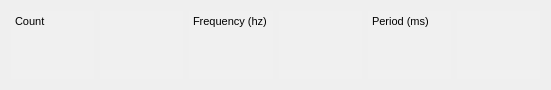
   <widget class="QWidget" name="horizontalLayoutWidget_2">
    <property name="geometry">
     <rect>
      <x>580</x>
      <y>300</y>
      <width>551</width>
      <height>31</height>
     </rect>
    </property>
    <layout class="QHBoxLayout" name="horizontalLayout_4">
     <item>
      <widget class="QTextEdit" name="textEdit_27">
       <property name="enabled">
        <bool>true</bool>
       </property>
       <property name="sizePolicy">
        <sizepolicy hsizetype="Expanding" vsizetype="Expanding">
         <horstretch>0</horstretch>
         <verstretch>0</verstretch>
        </sizepolicy>
       </property>
       <property name="autoFillBackground">
        <bool>false</bool>
       </property>
       <property name="styleSheet">
        <string notr="true">background-color: rgb(240, 240, 240);</string>
       </property>
       <property name="frameShape">
        <enum>QFrame::NoFrame</enum>
       </property>
       <property name="frameShadow">
        <enum>QFrame::Sunken</enum>
       </property>
       <property name="lineWidth">
        <number>1</number>
       </property>
       <property name="readOnly">
        <bool>true</bool>
       </property>
       <property name="html">
        <string>&lt;!DOCTYPE HTML PUBLIC &quot;-//W3C//DTD HTML 4.0//EN&quot; &quot;http://www.w3.org/TR/REC-html40/strict.dtd&quot;&gt;
&lt;html&gt;&lt;head&gt;&lt;meta name=&quot;qrichtext&quot; content=&quot;1&quot; /&gt;&lt;style type=&quot;text/css&quot;&gt;
p, li { white-space: pre-wrap; }
&lt;/style&gt;&lt;/head&gt;&lt;body style=&quot; font-family:'MS Shell Dlg 2'; font-size:8.25pt; font-weight:400; font-style:normal;&quot;&gt;
&lt;p style=&quot; margin-top:12px; margin-bottom:12px; margin-left:0px; margin-right:0px; -qt-block-indent:0; text-indent:0px;&quot;&gt;Count&lt;/p&gt;&lt;/body&gt;&lt;/html&gt;</string>
       </property>
      </widget>
     </item>
     <item>
      <widget class="QTextEdit" name="textMotorCount">
       <property name="enabled">
        <bool>true</bool>
       </property>
       <property name="sizePolicy">
        <sizepolicy hsizetype="Expanding" vsizetype="Expanding">
         <horstretch>0</horstretch>
         <verstretch>0</verstretch>
        </sizepolicy>
       </property>
       <property name="autoFillBackground">
        <bool>false</bool>
       </property>
       <property name="styleSheet">
        <string notr="true">background-color: rgb(240, 240, 240);</string>
       </property>
       <property name="frameShape">
        <enum>QFrame::NoFrame</enum>
       </property>
       <property name="frameShadow">
        <enum>QFrame::Sunken</enum>
       </property>
       <property name="lineWidth">
        <number>1</number>
       </property>
       <property name="readOnly">
        <bool>true</bool>
       </property>
       <property name="html">
        <string>&lt;!DOCTYPE HTML PUBLIC &quot;-//W3C//DTD HTML 4.0//EN&quot; &quot;http://www.w3.org/TR/REC-html40/strict.dtd&quot;&gt;
&lt;html&gt;&lt;head&gt;&lt;meta name=&quot;qrichtext&quot; content=&quot;1&quot; /&gt;&lt;style type=&quot;text/css&quot;&gt;
p, li { white-space: pre-wrap; }
&lt;/style&gt;&lt;/head&gt;&lt;body style=&quot; font-family:'MS Shell Dlg 2'; font-size:8.25pt; font-weight:400; font-style:normal;&quot;&gt;
&lt;p style=&quot;-qt-paragraph-type:empty; margin-top:12px; margin-bottom:12px; margin-left:0px; margin-right:0px; -qt-block-indent:0; text-indent:0px; font-family:'Segoe UI'; font-size:9pt;&quot;&gt;&lt;br /&gt;&lt;/p&gt;&lt;/body&gt;&lt;/html&gt;</string>
       </property>
      </widget>
     </item>
     <item>
      <widget class="QTextEdit" name="textEdit_30">
       <property name="enabled">
        <bool>true</bool>
       </property>
       <property name="sizePolicy">
        <sizepolicy hsizetype="Expanding" vsizetype="Expanding">
         <horstretch>0</horstretch>
         <verstretch>0</verstretch>
        </sizepolicy>
       </property>
       <property name="autoFillBackground">
        <bool>false</bool>
       </property>
       <property name="styleSheet">
        <string notr="true">background-color: rgb(240, 240, 240);</string>
       </property>
       <property name="frameShape">
        <enum>QFrame::NoFrame</enum>
       </property>
       <property name="frameShadow">
        <enum>QFrame::Sunken</enum>
       </property>
       <property name="lineWidth">
        <number>1</number>
       </property>
       <property name="readOnly">
        <bool>true</bool>
       </property>
       <property name="html">
        <string>&lt;!DOCTYPE HTML PUBLIC &quot;-//W3C//DTD HTML 4.0//EN&quot; &quot;http://www.w3.org/TR/REC-html40/strict.dtd&quot;&gt;
&lt;html&gt;&lt;head&gt;&lt;meta name=&quot;qrichtext&quot; content=&quot;1&quot; /&gt;&lt;style type=&quot;text/css&quot;&gt;
p, li { white-space: pre-wrap; }
&lt;/style&gt;&lt;/head&gt;&lt;body style=&quot; font-family:'MS Shell Dlg 2'; font-size:8.25pt; font-weight:400; font-style:normal;&quot;&gt;
&lt;p style=&quot; margin-top:12px; margin-bottom:12px; margin-left:0px; margin-right:0px; -qt-block-indent:0; text-indent:0px;&quot;&gt;&lt;span style=&quot; font-family:'Segoe UI'; font-size:8pt;&quot;&gt;Frequency (hz)&lt;/span&gt;&lt;/p&gt;&lt;/body&gt;&lt;/html&gt;</string>
       </property>
      </widget>
     </item>
     <item>
      <widget class="QTextEdit" name="textMotorFrequency">
       <property name="enabled">
        <bool>true</bool>
       </property>
       <property name="sizePolicy">
        <sizepolicy hsizetype="Expanding" vsizetype="Expanding">
         <horstretch>0</horstretch>
         <verstretch>0</verstretch>
        </sizepolicy>
       </property>
       <property name="autoFillBackground">
        <bool>false</bool>
       </property>
       <property name="styleSheet">
        <string notr="true">background-color: rgb(240, 240, 240);</string>
       </property>
       <property name="frameShape">
        <enum>QFrame::NoFrame</enum>
       </property>
       <property name="frameShadow">
        <enum>QFrame::Sunken</enum>
       </property>
       <property name="lineWidth">
        <number>1</number>
       </property>
       <property name="readOnly">
        <bool>true</bool>
       </property>
       <property name="html">
        <string>&lt;!DOCTYPE HTML PUBLIC &quot;-//W3C//DTD HTML 4.0//EN&quot; &quot;http://www.w3.org/TR/REC-html40/strict.dtd&quot;&gt;
&lt;html&gt;&lt;head&gt;&lt;meta name=&quot;qrichtext&quot; content=&quot;1&quot; /&gt;&lt;style type=&quot;text/css&quot;&gt;
p, li { white-space: pre-wrap; }
&lt;/style&gt;&lt;/head&gt;&lt;body style=&quot; font-family:'MS Shell Dlg 2'; font-size:8.25pt; font-weight:400; font-style:normal;&quot;&gt;
&lt;p style=&quot;-qt-paragraph-type:empty; margin-top:12px; margin-bottom:12px; margin-left:0px; margin-right:0px; -qt-block-indent:0; text-indent:0px; font-family:'Segoe UI'; font-size:9pt;&quot;&gt;&lt;br /&gt;&lt;/p&gt;&lt;/body&gt;&lt;/html&gt;</string>
       </property>
      </widget>
     </item>
     <item>
      <widget class="QTextEdit" name="textEdit_32">
       <property name="enabled">
        <bool>true</bool>
       </property>
       <property name="sizePolicy">
        <sizepolicy hsizetype="Expanding" vsizetype="Expanding">
         <horstretch>0</horstretch>
         <verstretch>0</verstretch>
        </sizepolicy>
       </property>
       <property name="autoFillBackground">
        <bool>false</bool>
       </property>
       <property name="styleSheet">
        <string notr="true">background-color: rgb(240, 240, 240);</string>
       </property>
       <property name="frameShape">
        <enum>QFrame::NoFrame</enum>
       </property>
       <property name="frameShadow">
        <enum>QFrame::Sunken</enum>
       </property>
       <property name="lineWidth">
        <number>1</number>
       </property>
       <property name="readOnly">
        <bool>true</bool>
       </property>
       <property name="html">
        <string>&lt;!DOCTYPE HTML PUBLIC &quot;-//W3C//DTD HTML 4.0//EN&quot; &quot;http://www.w3.org/TR/REC-html40/strict.dtd&quot;&gt;
&lt;html&gt;&lt;head&gt;&lt;meta name=&quot;qrichtext&quot; content=&quot;1&quot; /&gt;&lt;style type=&quot;text/css&quot;&gt;
p, li { white-space: pre-wrap; }
&lt;/style&gt;&lt;/head&gt;&lt;body style=&quot; font-family:'MS Shell Dlg 2'; font-size:8.25pt; font-weight:400; font-style:normal;&quot;&gt;
&lt;p style=&quot; margin-top:12px; margin-bottom:12px; margin-left:0px; margin-right:0px; -qt-block-indent:0; text-indent:0px;&quot;&gt;&lt;span style=&quot; font-family:'Segoe UI'; font-size:8pt;&quot;&gt;Period (ms)&lt;/span&gt;&lt;/p&gt;&lt;/body&gt;&lt;/html&gt;</string>
       </property>
      </widget>
     </item>
     <item>
      <widget class="QTextEdit" name="textMotorPeriod">
       <property name="enabled">
        <bool>true</bool>
       </property>
       <property name="autoFillBackground">
        <bool>false</bool>
       </property>
       <property name="styleSheet">
        <string notr="true">background-color: rgb(240, 240, 240);</string>
       </property>
       <property name="frameShape">
        <enum>QFrame::NoFrame</enum>
       </property>
       <property name="frameShadow">
        <enum>QFrame::Sunken</enum>
       </property>
       <property name="lineWidth">
        <number>1</number>
       </property>
       <property name="readOnly">
        <bool>true</bool>
       </property>
       <property name="html">
        <string>&lt;!DOCTYPE HTML PUBLIC &quot;-//W3C//DTD HTML 4.0//EN&quot; &quot;http://www.w3.org/TR/REC-html40/strict.dtd&quot;&gt;
&lt;html&gt;&lt;head&gt;&lt;meta name=&quot;qrichtext&quot; content=&quot;1&quot; /&gt;&lt;style type=&quot;text/css&quot;&gt;
p, li { white-space: pre-wrap; }
&lt;/style&gt;&lt;/head&gt;&lt;body style=&quot; font-family:'MS Shell Dlg 2'; font-size:8.25pt; font-weight:400; font-style:normal;&quot;&gt;
&lt;p style=&quot;-qt-paragraph-type:empty; margin-top:12px; margin-bottom:12px; margin-left:0px; margin-right:0px; -qt-block-indent:0; text-indent:0px; font-family:'Segoe UI'; font-size:9pt;&quot;&gt;&lt;br /&gt;&lt;/p&gt;&lt;/body&gt;&lt;/html&gt;</string>
       </property>
      </widget>
     </item>
    </layout>
   </widget>
